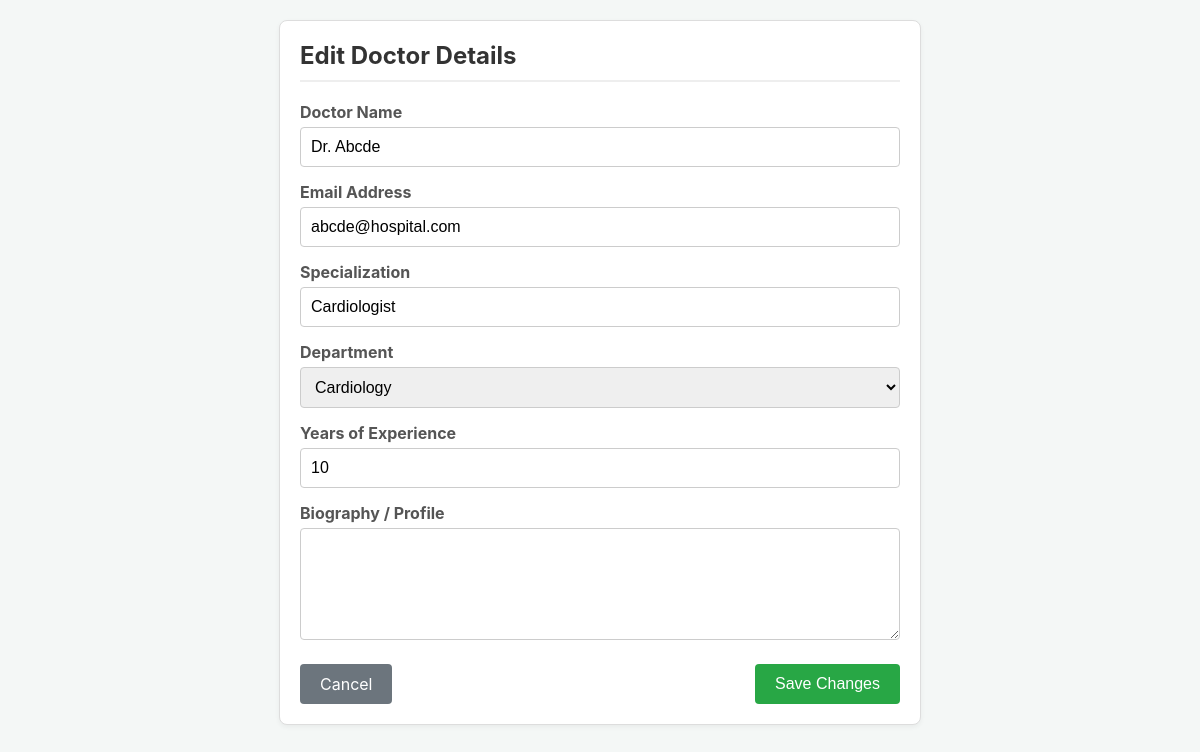
The page /admin/doctor/edit/1 on the database its author committed.
### models.py (models this page shows, shortened)
class Doctor(db.Model, UserMixin):
    __tablename__ = 'doctors'
    id = db.Column(db.Integer, primary_key=True)
    name = db.Column(db.String(120), nullable=False)
    email = db.Column(db.String(120), unique=True, nullable=False)
    specialization = db.Column(db.String(120))
    department_id = db.Column(db.Integer, db.ForeignKey('departments.id'), nullable=True)
    bio = db.Column(db.Text, nullable=True)
    is_blacklisted = db.Column(db.Boolean, default=False, nullable=False)
    experience = db.Column(db.Integer, nullable=True)
    password_hash = db.Column(db.String(200), nullable=False, default='pbkdf2:sha256:dummy')
    appointments = db.relationship('Appointment', backref='doctor', lazy=True)
    availability = db.relationship('DoctorAvailability', backref='doctor', lazy=True)

class Department(db.Model):
    __tablename__ = 'departments'
    id = db.Column(db.Integer, primary_key=True)
    name = db.Column(db.String(100), unique=True, nullable=False)
    description = db.Column(db.Text)
    doctors = db.relationship('Doctor', backref='department', lazy=True)

### app.py (the view, shortened to what this page needs)
@app.route('/admin/doctor/edit/<int:doctor_id>', methods=['GET', 'POST'])
def admin_edit_doctor(doctor_id):
    doctor = db.get_or_404(Doctor, doctor_id)
    departments = Department.query.all()
    return render_template('edit_doctor.html', doctor=doctor, departments=departments)

### templates/edit_doctor.html (shortened to what this page needs)
<!DOCTYPE html>
<html lang="en">
<head>
</head>
<body>
<div class="container">
    <h2>Edit Doctor Details</h2>
    <form method="POST">
        <div class="form-group">
            <label for="name">Doctor Name</label>
            <input type="text" id="name" name="name" value="{{ doctor.name }}" required>
        </div>
        <div class="form-group">
            <label for="email">Email Address</label>
            <input type="email" id="email" name="email" value="{{ doctor.email }}" required>
        </div>
        <div class="form-group">
            <label for="specialization">Specialization</label>
            <input type="text" id="specialization" name="specialization" value="{{ doctor.specialization }}" required>
        </div>
        <div class="form-group">
            <label for="department_id">Department</label>
            <select id="department_id" name="department_id" required>
                {% for dept in departments %}
                    <option value="{{ dept.id }}" {% if dept.id == doctor.department_id %}selected{% endif %}>{{ dept.name }}</option>
                {% endfor %}
            </select>
        </div>
        <div class="form-group">
            <label for="experience">Years of Experience</label>
            <input type="number" id="experience" name="experience" value="{{ doctor.experience }}" min="0">
        </div>
        <div class="form-group">
            <label for="bio">Biography / Profile</label>
            <textarea id="bio" name="bio" rows="5">{{ doctor.bio if doctor.bio else '' }}</textarea>
        </div>
        <div class="btn-group">
            <a href="{{ url_for('admin_dashboard') }}" class="btn btn-cancel">Cancel</a>
            <button type="submit" class="btn btn-save">Save Changes</button>
        </div>
    </form>
</div>
</body>
</html>

### templates/edit_doctor.html (style rules this page uses)
body { font-family: -apple-system, BlinkMacSystemFont, "Segoe UI", Roboto, "Helvetica Neue", Arial, sans-serif; background-color: #f4f7f6; margin: 20px; }
.container { max-width: 600px; margin: 0 auto; background: #fff; border: 1px solid #ddd; border-radius: 8px; padding: 20px; box-shadow: 0 2px 5px rgba(0,0,0,0.05); }
h2 { border-bottom: 2px solid #eee; padding-bottom: 10px; color: #333; margin-top: 0; }
.form-group { margin-bottom: 15px; }
label { display: block; margin-bottom: 5px; font-weight: bold; color: #555; }
input[type="text"], input[type="email"], input[type="number"], select, textarea { width: 100%; padding: 10px; border: 1px solid #ccc; border-radius: 4px; box-sizing: border-box; font-size: 16px; }
.btn-group { margin-top: 20px; display: flex; justify-content: space-between; }
.btn { padding: 10px 20px; border: none; border-radius: 4px; color: white; cursor: pointer; text-decoration: none; font-size: 16px; }
.btn-save { background-color: #28a745; }
.btn-cancel { background-color: #6c757d; }

### rows shown on the page
Doctor: name "Dr. Abcde", email "abcde@hospital.com", specialization "Cardiologist", department_id "Cardiology", experience "10"
